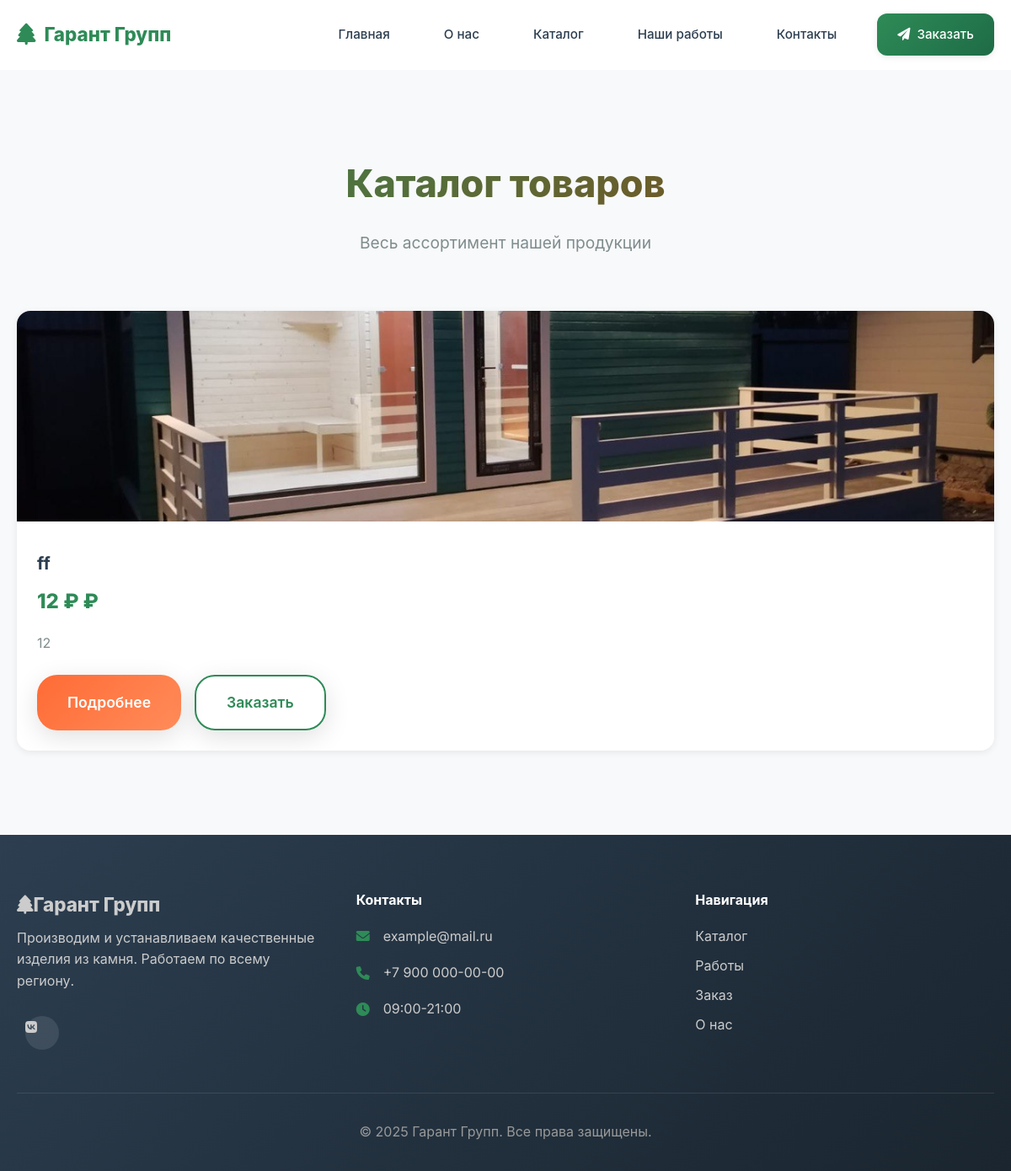
The app's page /catalog/, older data.
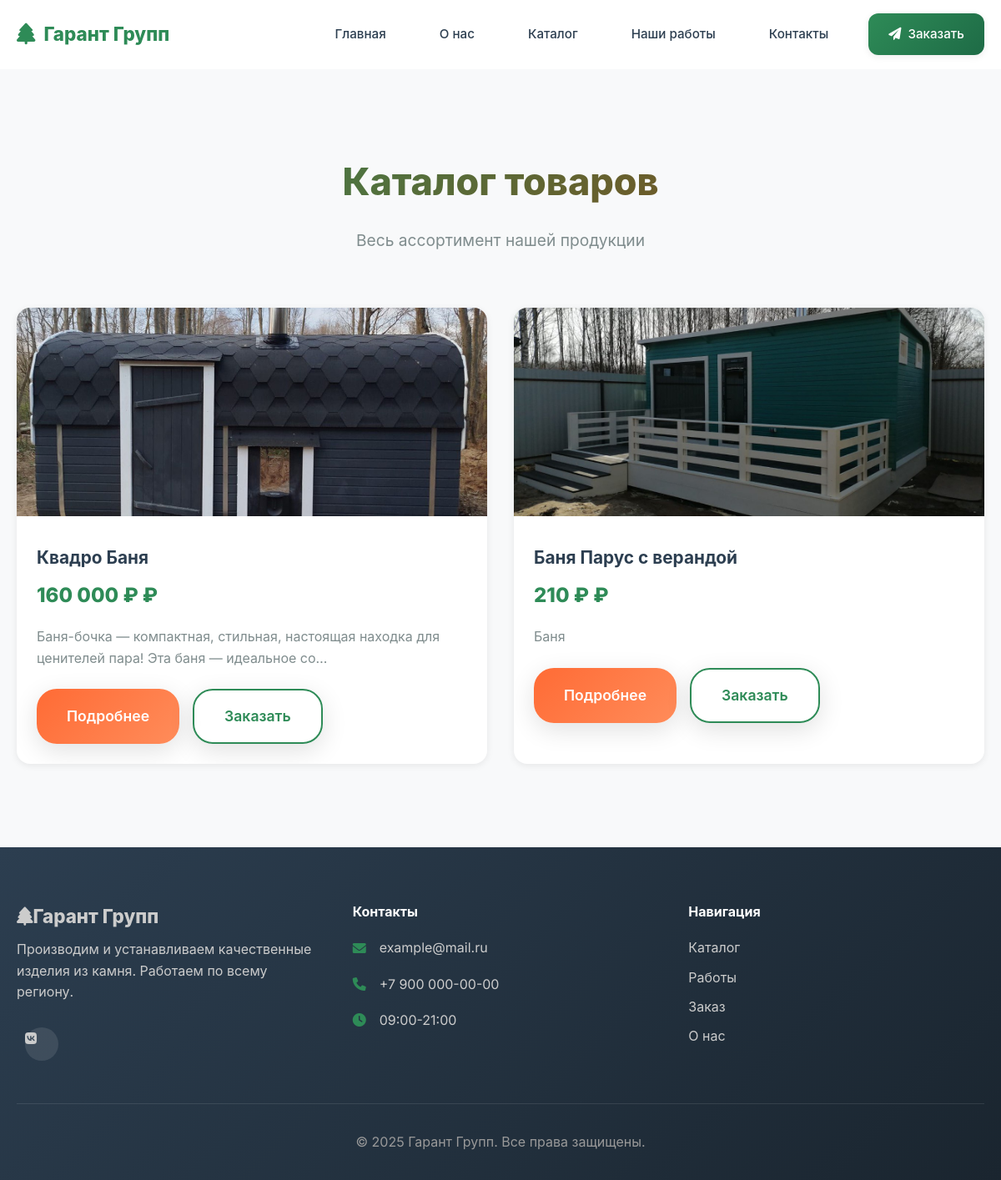
The same page, newer data.
### shop/models.py (models this page shows, shortened)
class Product(models.Model):
    title = models.CharField('Название', max_length=200)
    price = models.DecimalField('Цена', max_digits=10, decimal_places=0)
    description = models.TextField('Описание')
    image = models.ImageField('Главное изображение', upload_to='products/', blank=True, null=True)
    class Meta:
        verbose_name = 'Товар'
        verbose_name_plural = 'Товары'

### shop/views.py (the view)
# urls.py: path('catalog/', views.catalog, name='catalog'),
def catalog(request):
    products = Product.objects.all()
    for product in products:
        product.formatted_price = f"{product.price:,} ₽".replace(',', ' ')
    return render(request, 'shop/catalog.html', {'products': products})

### templates/shop/catalog.html (shortened to what this page needs)
{% extends 'base.html' %}
{% load static %}
{% block content %}
<section class="section">
    <div class="container">
        <div class="section-header">
            <h1 class="section-title">Каталог товаров</h1>
            <p class="section-subtitle">Весь ассортимент нашей продукции</p>
        </div>
        <div class="catalog-grid">
            {% for product in products %}
            <div class="product-card">
                {% if product.image %}
                    <img src="{{ product.image.url }}" alt="{{ product.title }}" class="product-image">
                {% endif %}
                <div class="product-content">
                    <h3 class="product-title">{{ product.title }}</h3>
                    <div class="product-price">{{ product.formatted_price }} ₽</div>
                    <p class="product-description">{{ product.description|truncatechars:100 }}</p>
                    <div class="product-actions">
                        <a href="{% url 'product_detail' product.pk %}" class="btn">Подробнее</a>
                        <a href="{% url 'order' %}" class="btn btn-outline">Заказать</a>
                    </div>
                </div>
            </div>
            {% empty %}
            <p>Товары не найдены.</p>
            {% endfor %}
        </div>
    </div>
</section>
{% endblock %}

Row changes from the older to the newer data that the page shows:
removed Product: image (picture), title "ff", formatted_price "12 ₽", description "12"
added Product: image (picture), title "Квадро Баня", formatted_price "160 000 ₽", description "Баня-бочка — компактная, стильная, настоящая находка для ценителей пара! Эта баня — идеальное со…"
added Product: image (picture), title "Баня Парус с верандой", formatted_price "210 ₽", description "Баня"
